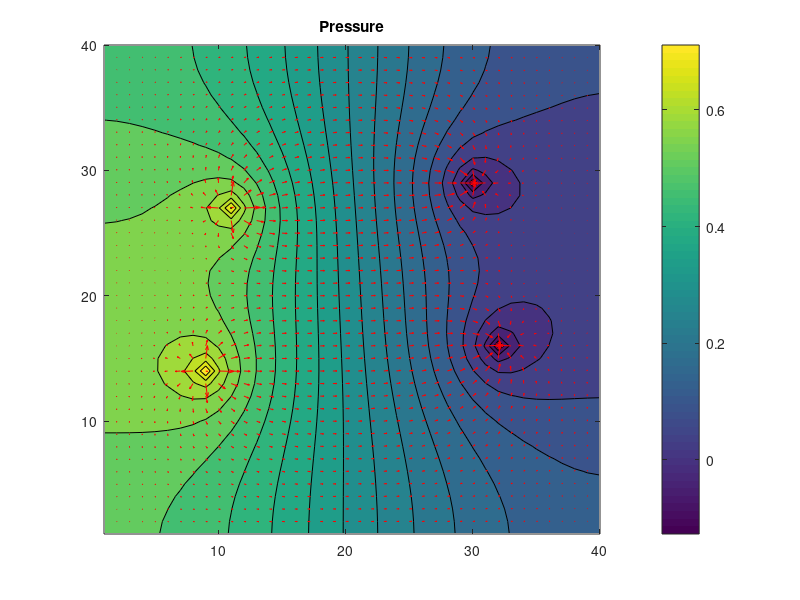

Reproduce this figure in MATLAB.
% function [pmat,V,q] = Darcy_flow2(Grid,q,Pin)
% clear all;
    Grid.Nx=40; Grid.hx=1/Grid.Nx;
    Grid.Ny=40; Grid.hy=1/Grid.Ny;
    Grid.Nz=1; Grid.hz=1/Grid.Nz;
%     Grid.K=exp(5*smooth3(smooth3(randn(3,Grid.Nx,Grid.Ny))));
    Grid.K=ones(3,Grid.Nx,Grid.Ny);
    N=Grid.Nx*Grid.Ny*Grid.Nz;

% Grid sizes
Ny=Grid.Ny; Nx=Grid.Nx; N=Ny*Nx;
hx=Grid.hx; hy=Grid.hy; 

L = Grid.K.^(-1);
tx = 2*hy/hx;  ty = 2*hx/hy;

% Transmissibility in x-direction: Nx+1 to give transmissibility at boundaries
Tymat = zeros(Nx,Ny+1); 
Txmat = zeros(Nx+1,Ny);

% Calculate transmissibilities at interfaces (general case- homo, hetero)
Tymat(:,2:Ny) = (ty)./(L(1,:,1:Ny-1)+L(1,:,2:Ny)); % Take harmonic mean
Txmat(2:Nx,:) = (tx)./(L(2,1:Nx-1,:)+L(2,2:Nx,:)); % Take harmonic mean -- No flow boundary condition: 0 for 1 and Nx+1 -> therefore 2:Nx

% % No boundary on x=0 and x=Nx
% Txmat(1,:) = (tx)./(L(2,1,:)+L(2,Nx,:)); % Take harmonic mean -- No flow boundary condition: 0 for 1 and Nx+1 -> therefore 2:Nx
% Txmat(Nx+1,:) = Txmat(1,:);
% No boundary on y=0 and y=Ny
% Tymat(:,1) = (ty)./(L(1,:,1)+L(1,:,Ny)); % Take harmonic mean -- No flow boundary condition: 0 for 1 and Nx+1 -> therefore 2:Nx
% Tymat(:,Ny+1) = Tymat(:,1);

% Off-diagonal vectors of the system
% by reshaping transmissibility matrices
Tyvec1 = reshape(Tymat(:,1:Ny), Ny*Nx, 1);
Txvec1 = reshape(Txmat(1:Nx,:), Ny*Nx, 1);
Tyvec2 = reshape(Tymat(:,2:Ny+1), Ny*Nx, 1);
Txvec2 = reshape(Txmat(2:Nx+1,:), Ny*Nx, 1);

% Matrix of the system
Amat = spdiags([-Tyvec1,-Txvec1,Tyvec1+Txvec1+Tyvec2+Txvec2,-Txvec2,-Tyvec2],[Nx,1,0,-1,-Nx],Ny*Nx,Ny*Nx);
% Amat(1,1) = Amat(1,1)+sum(Grid.K(:,1,1,1));
q=zeros(N,1);   % without source as default

% Arterial tree system equation (4 nodes and 3 trunks= 5 unknowns and 2 known,
% Pin = 1 and Qin = 1), 2 Q and 3 P are unknowns 
Pin = 1; Qin = 1;
Len = [0.25,0.175,0.209];
Rad = [2,1.4,1.67];
Res = 8*Len./(Rad.^4);
Art = zeros(4,5);
b = zeros(4,1);
b(1) = Pin - Res(1)*Qin;
b(2) = Qin;
Art([1 3 4],3) = 1;
Art(2,[1 2]) = 1;
Art(3,4) = -1; Art(3,1) = -Res(2);
Art(4,5) = -1; Art(4,2) = -Res(3);

% Define arterial point sources on darcy domain 
inD = ceil(N/4-Ny*[-2/3 5/3]);
ArD = zeros(N,5);
ArD(inD,1) = -1; 
ArZ = zeros(4,N);

% Combine
A = [Amat, ArD; ArZ, Art];

% Pressure relation
A(N+5,inD(1)) = 1; A(N+5,N+4) = -1; 
A(N+6,inD(2)) = 1; A(N+6,N+5) = -1; 
q = [q;b;zeros(2,1)];

% Venous tree system equation (4 nodes and 3 trunks= 6 unknowns and 1 known,
% Qout = Qin), 2 Q and 4 P are unknowns 
Qout = Qin;
LenV = [0.375,0.2625,0.3135];
RadV = [3,2.1,2.505];
ResV = 8*LenV./(RadV.^4);
Ve = zeros(4,6);
b = zeros(4,1);
b(1) = ResV(1)*Qout;
b(2) = Qout;
Ve(1,3) = -1; Ve([1 3 4],4) = 1;
Ve(2,[1 2]) = 1;
Ve(3,5) = -1; Ve(3,1) = ResV(2);
Ve(4,6) = -1; Ve(4,2) = ResV(3);

% Define Vein point sinks on darcy domain 
VeD = zeros(N+6,6);
outV = ceil(3*N/4+Ny*[-2/7 7/5]);
VeD(outV,1) = 1; 
VeZ = zeros(4,N+5);

% Combine
A = [A, VeD; VeZ, Ve];

% Pressure relation
A(N+11,outV(1)) = 1; A(N+11,N+10) = -1; 
A(N+12,outV(2)) = 1; A(N+12,N+11) = -1; 
q = [q;b;zeros(2,1)];

% Solve system equation
pvec = A\q;
pmat = reshape(pvec(1:N),Nx,Ny);
Pout = pvec(N+8);

% Fluxes at staggered grid 
V.x = zeros(Nx,Ny+1);
V.y = zeros(Nx+1,Ny);;
V.x(:,2:Ny) = (pmat(:,1:Ny-1)-pmat(:,2:Ny)).*Tymat(:,2:Ny);
V.y(2:Nx,:) = (pmat(1:Nx-1,:)-pmat(2:Nx,:)).*Txmat(2:Nx,:);

V.qx = movmean(V.x,2,2,'Endpoints','discard');
V.qy = movmean(V.y,2,1,'Endpoints','discard');
% end
nn=0:Ny-1;
pex=1-nn./(Ny-1);
error=pmat(1:Nx:N)-pex;
% figure()
% contourf(pmat,20); colorbar; title('Pressure');
figure()
contourf(pmat,20); colorbar; title('Pressure');
hold on;
quiver(V.qx,V.qy,'r');
% subplot(1,2,2)
% plot(1:Ny,pmat(1:Nx:N),1:Ny,pex);
% figure()
% quiver(V.qx,V.qy);
